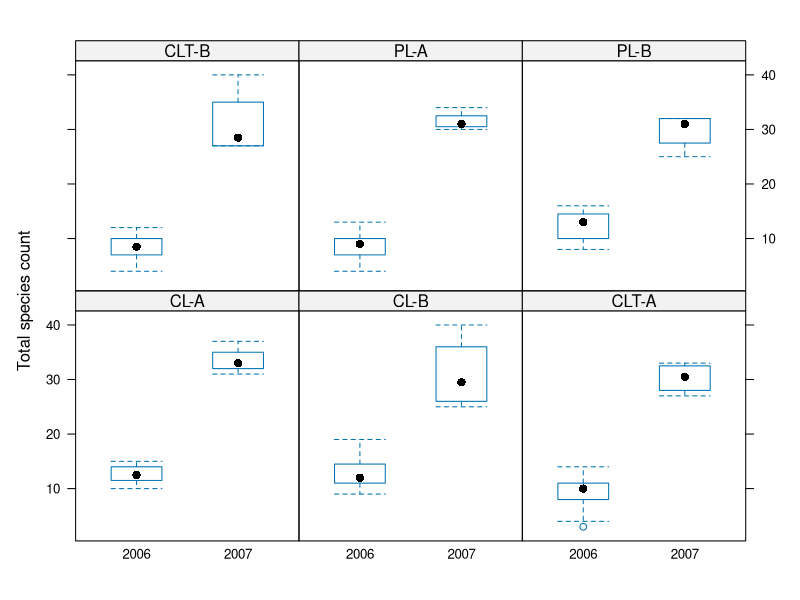

R code for this plot: (Note: a time limit stopped this script after it produced the figure.)
library(lattice)
library(MASS)
library(nlme)
data <- read.csv("../data/QABRPAKejiLichenRichness.csv", header=TRUE)
names(data) <- tolower(names(data))
levels(data$lichen.species) <- tolower(levels(data$lichen.species))
data <- transform(data, date = as.Date(data$date, format="%B %d, %Y"))
attach(data)
lichens <- data.frame(year = as.factor(format(date, "%Y")), plot = as.factor(site.id), tree = as.factor(tree.id), species = as.factor(lichen.species))
detach(data)
rm(data)
data <- read.csv("../data/QABRPAKejiLichenIAP.csv", header=TRUE)
names(data) <- tolower(names(data))
attach(data)
iap <- data.frame(Year = as.factor(year), Plot = as.factor(plot), Tree = as.factor(tree), IAP = index.of.air.purity)
detach(data)
rm(data)



lichens.sum <- aggregate(!is.na(lichens$species), list(Year=lichens$year, Plot=lichens$plot, Tree=lichens$tree), sum, na.rm=T)
names(lichens.sum)[4] <- "Sum"
lichens.sum <- merge(lichens.sum, iap, all.x=TRUE, sort=TRUE)

bwplot(Sum ~ Year | Plot, groups = Tree, data = lichens.sum, type="b", ylab="Total species count")

tmp <- by(lichens.sum$Sum, list(lichens.sum$Year, lichens.sum$Plot), fitdistr, "poisson")
mus <- rep(NA, prod(dim(tmp)))
for (i in seq(prod(dim(tmp)))) {
	try(mus[i] <- tmp[[i]][[1]])
}
rm(tmp, i)


iterations <- 10000
durations <- seq(5, 10, 5)
changes <- seq(-0.02, 0.02, 0.01)
GenerateSimulation <- function(duration, change) {
	dist <- mean(mus)
	plots <- 6
	time <- rep(c("initial", "final"), each=plots)
	initial <- NULL; final <- NULL
	initial <- rpois(plots, lambda=dist)
	final <- rpois(plots, lambda=dist*(1+change)^duration)
	data.frame(time=time, plot=rep(1:plots, 2), count=c(initial, final))
}
TestSimulation <- function(simulated) {
	simulation.model <- lme(count ~ time, random= ~ 1|plot, data=simulated)
	ifelse(anova(simulation.model)$"p-value"[2] < 0.05, 1, 0)
}
RunSimulation <- function() {
	powerSequence <- data.frame(expand.grid(change=changes, duration=durations))
	powerSequence$power <- NA
	k <- 1 # Tracks position in sequence
	for (duration in durations) {
		for (change in changes){
			powerList <- NULL
			for (i in seq(iterations)) {
				simulated <- GenerateSimulation(duration, change)
				powerList[i] <- TestSimulation(simulated)
			}
			powerSequence$power[k] <- sum(powerList, na.rm=TRUE)/iterations
			k <- k+1
		}
	}
	powerSequence # Return value
}
powerSequence <- RunSimulation()
PowerPlot <- function() {
	xyplot(power ~ change, groups = duration, data = powerSequence, 
		panel= function(x,y,...){
			panel.xyplot(x, y, type="b", ...)
			panel.grid(h=-1, v=-1)
			panel.abline(h=0.7, col="red")
		}, 
		xlab = "Change (%)", ylab = "Estimated power", auto.key = list(points = TRUE, lines = TRUE, title="Time (years)", columns = length(unique(powerSequence$duration))))
}
PowerPlot()
